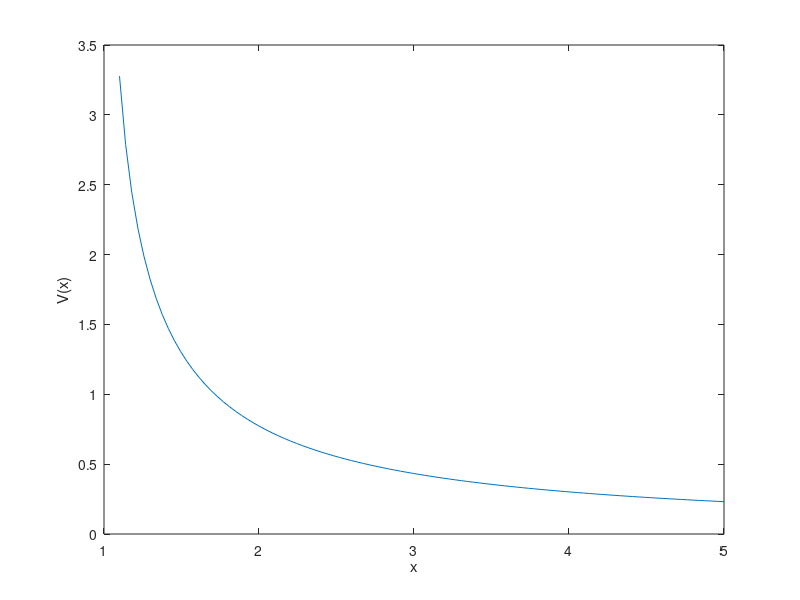

Write MATLAB code to recreate this figure. (Note: this script raises an error after producing the figure.)
clear;

% First case (1D line charge)
r = linspace(1.1,5,100);    % displacement from origin along x-axis
r_p = linspace(0,1,100);    % source displacement vector
f = @(r,r_p) 2 .* r_p./(r - r_p);   % functional form of integral (1/(4*pi*epsilon_0) set to unity)
n = length(r);
V = [];
for d = r(1:n)
    V = [V,trapz(r_p,f(d,r_p))];    % trapezoidal method for taking integral

end 

figure(1)
plot(r,V)
xlabel('x')
ylabel('V(x)')

% Solving for E field
[E_neg,rc] = Der(V,r);  % derivative of potential using central diff.
E = -E_neg;             % E field is neg. of the gradient of potential

figure(2)
plot(rc,E)
xlabel('x')
ylabel('E(x)')

% Second case (2d line charge)
x = linspace(1,5,80);  % displacement from origin along x-axis
y = linspace(2,6,80);  % displacement from origin along y-axis
x_p = linspace(0,1,100);    % displacement vector of first line charge
y_p = linspace(1,2,100);    % displacement vector of second line charge

f1 = @(x,y,x_p) x_p.^2 ./sqrt((x-x_p).^2 + y.^2);   % functional form of integral for potential of first line charge

f2 = @(x,y,y_p) y_p ./sqrt(x.^2 + (y-y_p).^2);      % functional form of integral for potential of second line charge

V = zeros(length(x),length(y));
for i = 1:length(x)
    for j = 1:length(y)
        
        V1 = trapz(x_p,f1(x(i),y(j),x_p)) ;         % potential V is sum of potentials from each line charge
        V2 = trapz(y_p,f2(x(i),y(j),y_p)) ; 
        V(i,j) = V1 + V2;
    end    
    
end    


figure(3)
mesh(x,y,V)
xlabel('x')
ylabel('y')
zlabel('V(x,y)')
az = 45;
el = 45;
view(az,el);


% Solving for E field

Ex = -diff(V)./0.05 ;   % 0.05 is difference between adjacent x and y values 
Ey = -diff(V,1,2)./0.05;
xc = 0.5*conv2(x,[1,1],'valid');    % since the above equations solved for the average E field between adjacent
yc = 0.5*conv2(y,[1,1],'valid');    % points, we need to take the avg. x and y positions between points 

figure(4)
mesh(y,xc,Ex)
xlabel('x')
ylabel('y')
zlabel('Ex(x,y)')
az = 45;
el = 45;
view(az,el);

figure(5)
mesh(yc,x,Ey)
xlabel('x')
ylabel('y')
zlabel('Ey(x,y)')
az = 45;
el  =45;
view(az,el);

% Third case (2d disk of charge)
x = linspace(-4,4,160);
y = linspace(-4,4,160);
z = 1;


V = zeros(length(x),length(y));

%Using MATLAB double integral function to solve potential
for i = 1:length(x)
    for j = 1:length(y)
        f = @ (r,theta) cos(theta).* r.^2./sqrt((x(i)-r.*cos(theta)).^2 + (y(j)-r.*sin(theta)).^2 + z.^2);
        V(i,j) = integral2(f,0,2,0,2*pi) ; 
    end    

end    

figure(6)
mesh(x,y,V)
xlabel('x')
ylabel('y')
zlabel('V(x,y)')


% Solving for E field

Ex = -diff(V)./0.05 ;   %taking difference in V down columns
Ey  = -diff(V,1,2)./0.05;   %taking diff in V across rows 
xc = 0.5*conv2(x,[1,1],'valid');
yc = 0.5*conv2(y,[1,1],'valid');

figure(7)
mesh(y,xc,Ex)
xlabel('x')
ylabel('y')
zlabel('Ex(x,y)')

figure(8)
mesh(yc,x,Ey)
xlabel('x')
ylabel('y')
zlabel('Ey(x,y)')

